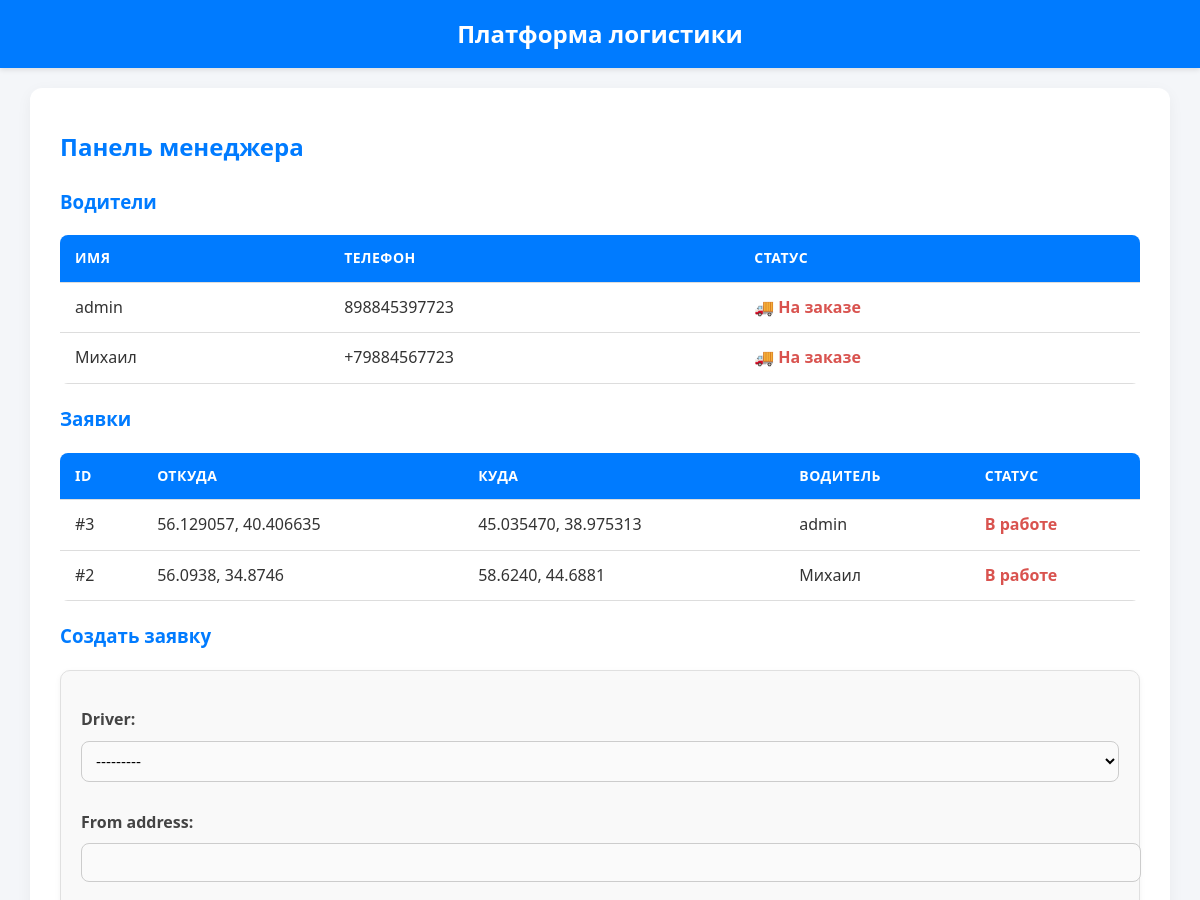
Page /manager/ (signed in, upper part) on the earlier database version.
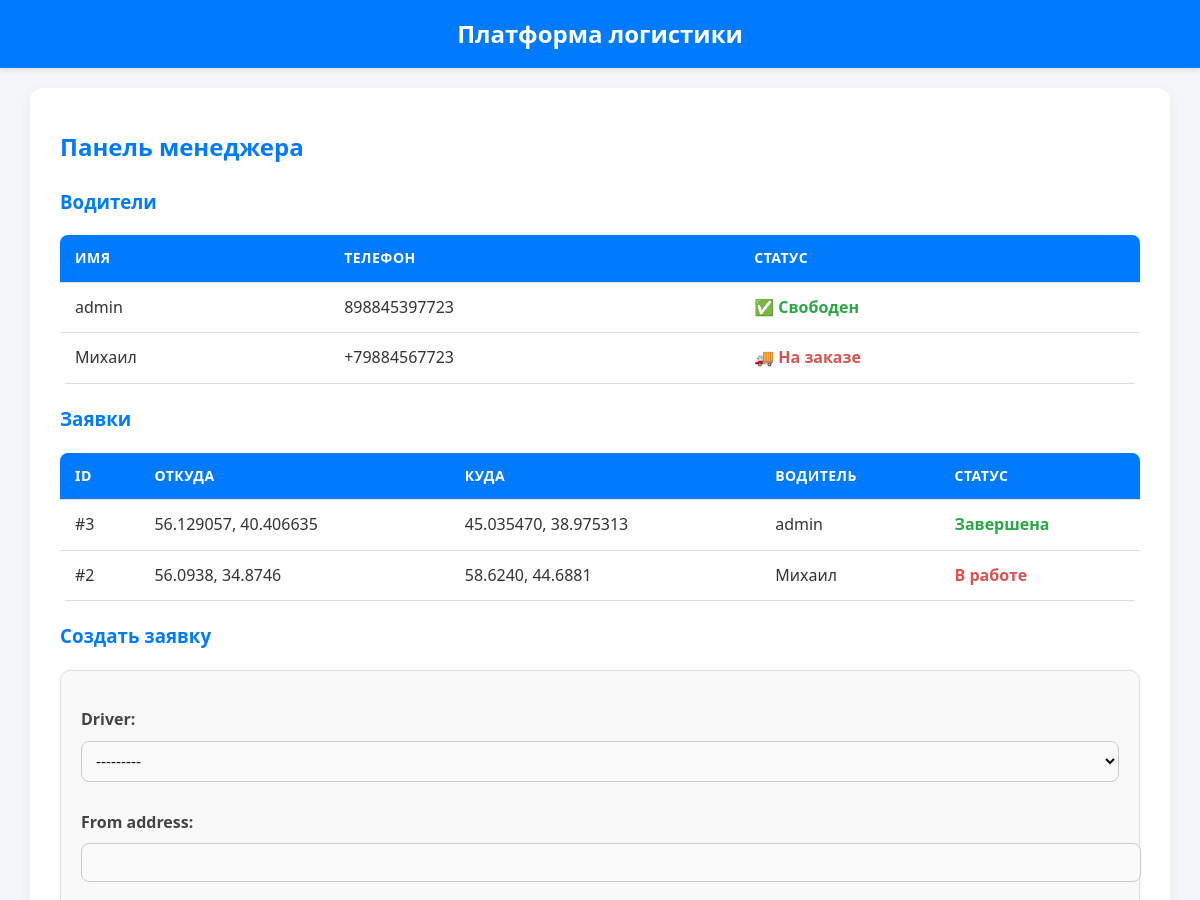
Same page on the later database version.
### main/models.py (models this page shows, shortened)
class DriverProfile(models.Model):
    user = models.OneToOneField(User, on_delete=models.CASCADE)
    phone = models.CharField(max_length=20, blank=True)
    car_number = models.CharField(max_length=20, blank=True)
    @property
    def is_busy(self):
        return self.order_set.filter(status="in_progress").exists()
    def __str__(self):
        return self.user.username

class Order(models.Model):
    STATUS_CHOICES = [
        ("new", "Новая"),
        ("assigned", "Назначена"),
        ("in_progress", "В пути"),
        ("completed", "Завершена"),
    ]
    manager = models.ForeignKey(User, on_delete=models.SET_NULL, null=True, related_name="created_orders")
    driver = models.ForeignKey(DriverProfile, on_delete=models.SET_NULL, null=True, blank=True)
    from_address = models.CharField(max_length=255)
    to_address = models.CharField(max_length=255)
    cargo = models.TextField()
    date = models.DateTimeField(auto_now_add=True)
    status = models.CharField(max_length=20, choices=STATUS_CHOICES, default="new")
    from_lat = models.FloatField(null=True, blank=True)
    from_lng = models.FloatField(null=True, blank=True)
    to_lat = models.FloatField(null=True, blank=True)
    to_lng = models.FloatField(null=True, blank=True)

### main/views.py (the view)
# urls.py: path("manager/", views.manager_dashboard, name="manager_dashboard"),
@login_required
def manager_dashboard(request):
    orders = Order.objects.all().order_by("-date")
    drivers = DriverProfile.objects.all()
    if request.method == "POST":
        form = OrderForm(request.POST)
        if form.is_valid():
            order = form.save(commit=False)
            order.manager = request.user  # <-- менеджер назначается автоматически
            order.save()
            return redirect("manager_dashboard")
    else:
        form = OrderForm()
    return render(request, "manager_dashboard.html", {
        "orders": orders,
        "drivers": drivers,
        "form": form,
    })

### main/forms.py
class OrderForm(forms.ModelForm):
    class Meta:
        model = Order
        exclude = ["date", "manager"]
    def __init__(self, *args, **kwargs):
        super().__init__(*args, **kwargs)
        self.fields["driver"].queryset = DriverProfile.objects.all()

### main/templates/manager_dashboard.html (shortened to what this page needs)
{% extends "base.html" %}
{% load static %}
{% block content %}
<h2>Панель менеджера</h2>
<section>
  <h3>Водители</h3>
  <table>
    <thead>
      <tr>
        <th>Имя</th>
        <th>Телефон</th>
        <th>Статус</th>
      </tr>
    </thead>
    <tbody>
      {% for driver in drivers %}
      <tr>
        <td>{{ driver.user.username }}</td>
        <td>{{ driver.phone }}</td>
        <td>
          {% if driver.is_busy %}
            <span style="color:#d9534f; font-weight:600;">🚚 На заказе</span>
          {% else %}
            <span style="color:#28a745; font-weight:600;">✅ Свободен</span>
          {% endif %}
        </td>
      </tr>
      {% empty %}
      <tr><td colspan="3">Нет водителей</td></tr>
      {% endfor %}
    </tbody>
  </table>
</section>
<section>
  <h3>Заявки</h3>
  <table>
    <thead>
      <tr>
        <th>ID</th>
        <th>Откуда</th>
        <th>Куда</th>
        <th>Водитель</th>
        <th>Статус</th>
      </tr>
    </thead>
    <tbody>
      {% for order in orders %}
      <tr>
        <td>#{{ order.id }}</td>
        <td>{{ order.from_address }}</td>
        <td>{{ order.to_address }}</td>
        <td>{% if order.driver %}{{ order.driver.user.username }}{% else %}-{% endif %}</td>
        <td>
          {% if order.status == "new" %}
            <span style="color:#007bff; font-weight:600;">Новая</span>
          {% elif order.status == "in_progress" %}
            <span style="color:#d9534f; font-weight:600;">В работе</span>
          {% else %}
            <span style="color:#28a745; font-weight:600;">Завершена</span>
          {% endif %}
        </td>
      </tr>
      {% empty %}
      <tr><td colspan="5">Заявок нет</td></tr>
      {% endfor %}
    </tbody>
  </table>
</section>
<section>
  <h3>Создать заявку</h3>
  <form method="post" class="form-card">
    {{ form.as_p }}
  </form>
</section>
{% endblock %}

Differences in the rows shown:
computed for DriverProfile "admin": text "🚚 На заказе" → "✅ Свободен"
changed Order "admin": status "В работе" → "Завершена"
